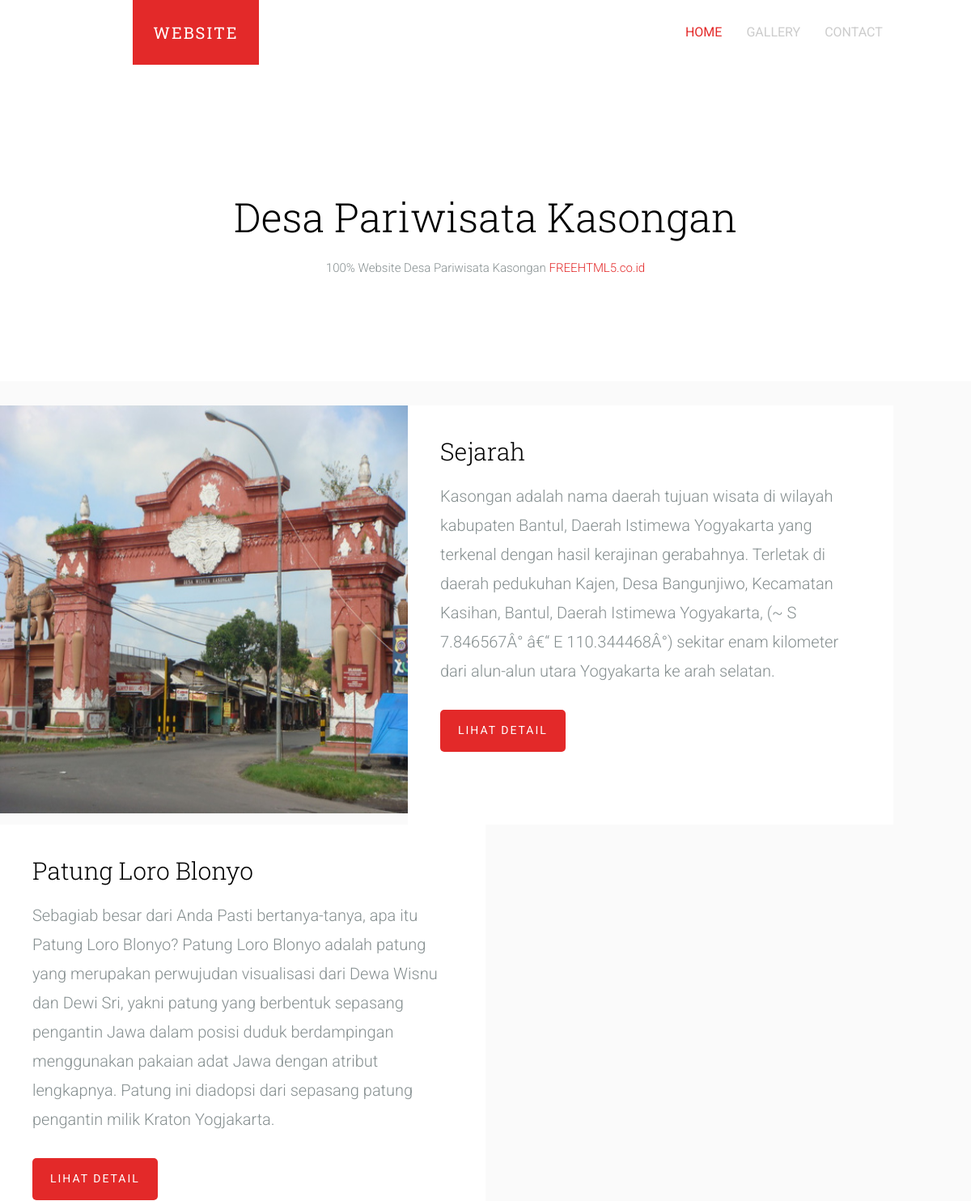
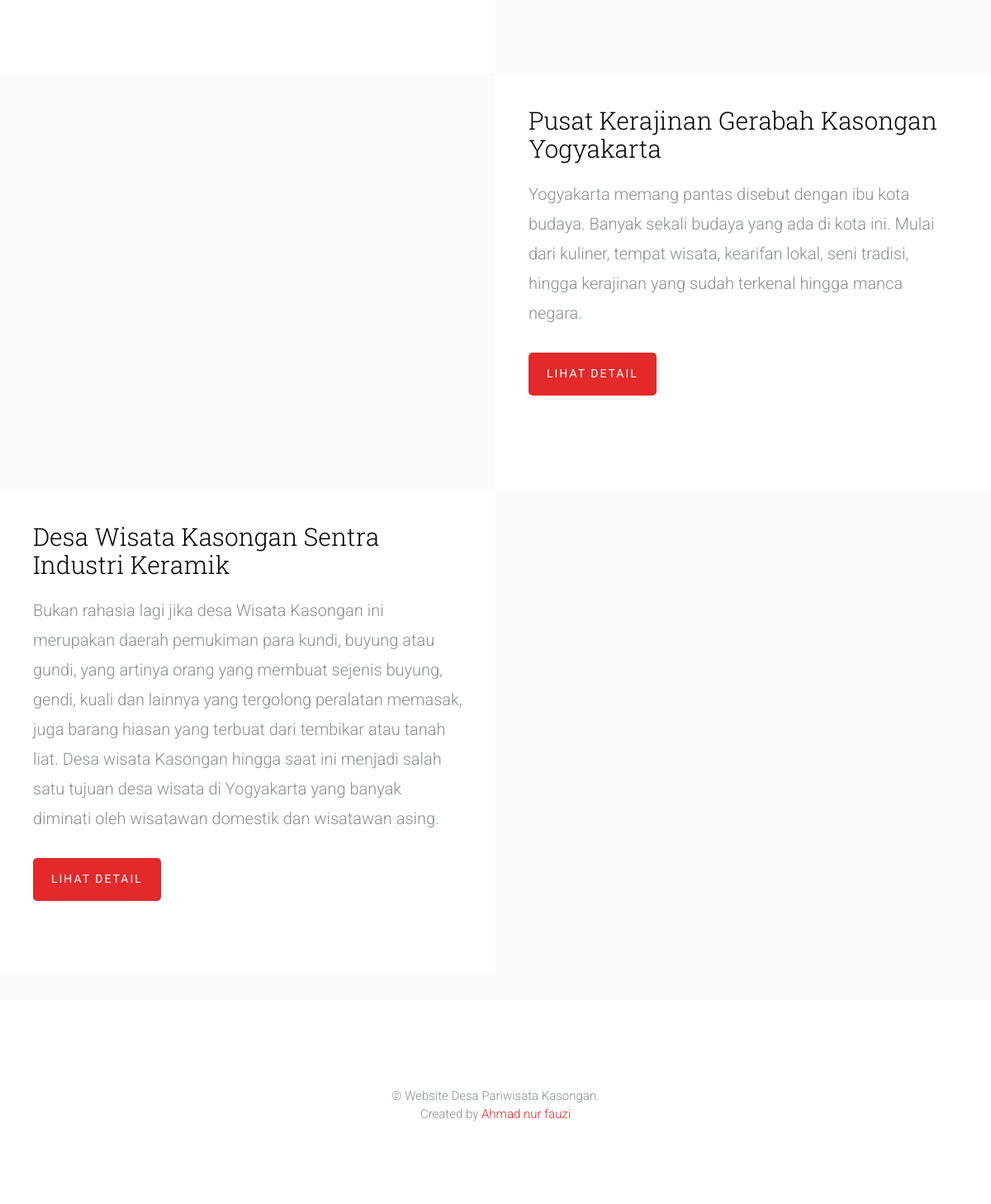
The page / on the database its author committed (2 pictures, top to bottom).
### tables this page shows
CREATE TABLE `datakasongan` (
  `id` int(11) NOT NULL,
  `file` varchar(200) NOT NULL,
  `judul` text NOT NULL,
  `penjelasan` text NOT NULL,
  `detail` text NOT NULL
);

### index.php (the view, shortened to what this page needs)
<!DOCTYPE html>
			  <?php
                    include('koneksi.php');
                    ?>
 <html class="no-js">
	<head>
	<link rel="stylesheet" href="css/animate.css">
	<link rel="stylesheet" href="css/icomoon.css">
	<link rel="stylesheet" href="css/simple-line-icons.css">
	<link rel="stylesheet" href="css/style.css">
	</head>
	<body>
<header id="fh5co-header" role="banner">
		<nav class="navbar navbar-default" role="navigation">
			<div class="container">
				<div class="row">
					<div class="col-md-10 col-md-offset-1">
						<div class="navbar-header">
						<a class="navbar-brand">Website</a>
						</div>
				<div id="fh5co-navbar" class="navbar-collapse collapse">
							<ul class="nav navbar-nav navbar-right">
							<li class="active"><a href="index.php"><span>Home <span class="border"></span></span></a></li>
								<li><a href="Gallery.php"><span>Gallery<span class="border"></span></span></a></li>
								<li><a href="Contact.php"><span>Contact<span class="border"></span></span></a></li>
							</ul>
						</div>
					</div>
				</div>
			</div>
		</nav>
	</header>
	<div id="fh5co-main">
		<div class="fh5co-intro text-center">
			<div class="container">
				<div class="row">
					<div class="col-md-8 col-md-offset-2">
						<h1 class="intro-lead">Desa Pariwisata Kasongan </h1>
						<p class="">100% Website Desa Pariwisata Kasongan <a target="_blank">FREEHTML5.co.id</a></p>
					</div>
				</div>
			</div>
		</div>
		<div id="fh5co-portfolio">
			<div class="fh5co-portfolio-item ">
                    <?php
                    $ambildata= mysqli_query($koneksi,"select * from datakasongan where id ='1'");
                    $dtpost= mysqli_fetch_array($ambildata);?>
			<img src="admin/uploads/<?php echo $dtpost ['file']; ?>" alt="" width="504px" height="504px">
				<div class="fh5co-portfolio-description">
					<h2><?php echo $dtpost['judul']; ?></h2>
					<p><?php echo $dtpost['penjelasan']; ?></p>
					<p><a href="detail.php?id=<?php echo $dtpost['id']; ?>" class="btn btn-primary">Lihat Detail</a></p>
				</div>
			</div>
			<div class="fh5co-portfolio-item fh5co-img-right">
			     <?php
                    $ambildata= mysqli_query($koneksi,"select * from datakasongan where id ='2'");
                    $dtpost= mysqli_fetch_array($ambildata);?>
				<div class="fh5co-portfolio-description">
				<h2><?php echo $dtpost['judul']; ?></h2>
					<p><?php echo $dtpost['penjelasan']; ?></p>
					<p><a href="detail.php?id=<?php echo $dtpost['id']; ?>" class="btn btn-primary">Lihat Detail</a></p>
				</div>
			</div>
			<div class="fh5co-portfolio-item ">
			    <?php
                    $ambildata= mysqli_query($koneksi,"select * from datakasongan where id ='3'");
                    $dtpost= mysqli_fetch_array($ambildata);?>
				<div class="fh5co-portfolio-description">
					<h2><?php echo $dtpost['judul']; ?></h2>
					<p><?php echo $dtpost['penjelasan']; ?></p>
					<p><a href="detail.php?id=<?php echo $dtpost['id']; ?>" class="btn btn-primary">Lihat Detail</a></p>
				</div>
			</div>
			<div class="fh5co-portfolio-item fh5co-img-right">
			  <?php
                    $ambildata= mysqli_query($koneksi,"select * from datakasongan where id ='4'");
                    $dtpost= mysqli_fetch_array($ambildata);?>
				<div class="fh5co-portfolio-description">
				<h2><?php echo $dtpost['judul']; ?></h2>
					<p><?php echo $dtpost['penjelasan']; ?></p>
					<p><a href="detail.php?id=<?php echo $dtpost['id']; ?>" class="btn btn-primary">Lihat Detail</a></p>
				</div>
			</div>
		</div>
	<footer id="fh5co-footer">
		<div class="container">
			<div class="row">
				<div class="col-md-10 col-md-offset-1 text-center">
					<p>&copy; Website Desa Pariwisata Kasongan. <br>Created by <a  target="_blank">Ahmad nur fauzi</a></p>
				</div>
			</div>
		</div>
	</footer>
	</body>
</html>

### rows shown on the page
datakasongan: file (picture), judul "Sejarah", penjelasan "Kasongan adalah nama daerah tujuan wisata di wilayah kabupaten Bantul, Daerah Istimewa Yogyakarta yang terkenal dengan hasil kerajinan gerabahnya. Terletak di daerah pedukuhan Kajen, Desa Bangunjiwo, Kecamatan Kasihan, Bantul, Daerah Istimewa Yogyakarta, (~ S 7.846567Â° â€“ E 110.344468Â°) sekitar enam kilometer dari alun-alun utara Yogyakarta ke arah selatan."
datakasongan: judul "Patung Loro Blonyo", penjelasan "Sebagiab besar dari Anda Pasti bertanya-tanya, apa itu Patung Loro Blonyo? Patung Loro Blonyo adalah patung yang merupakan perwujudan visualisasi dari Dewa Wisnu dan Dewi Sri, yakni patung yang berbentuk sepasang pengantin Jawa dalam posisi duduk berdampingan menggunakan pakaian adat Jawa dengan atribut lengkapnya. Patung ini diadopsi dari sepasang patung pengantin milik Kraton Yogjakarta."
datakasongan: judul "Pusat Kerajinan Gerabah Kasongan Yogyakarta", penjelasan "Yogyakarta memang pantas disebut dengan ibu kota budaya. Banyak sekali budaya yang ada di kota ini. Mulai dari kuliner, tempat wisata, kearifan lokal, seni tradisi, hingga kerajinan yang sudah terkenal hingga manca negara."
datakasongan: judul "Desa Wisata Kasongan Sentra Industri Keramik", penjelasan "Bukan rahasia lagi jika desa Wisata Kasongan ini merupakan daerah pemukiman para kundi, buyung atau gundi, yang artinya orang yang membuat sejenis buyung, gendi, kuali dan lainnya yang tergolong peralatan memasak, juga barang hiasan yang terbuat dari tembikar atau tanah liat. Desa wisata Kasongan hingga saat ini menjadi salah satu tujuan desa wisata di Yogyakarta yang banyak diminati oleh wisatawan domestik dan wisatawan asing."
